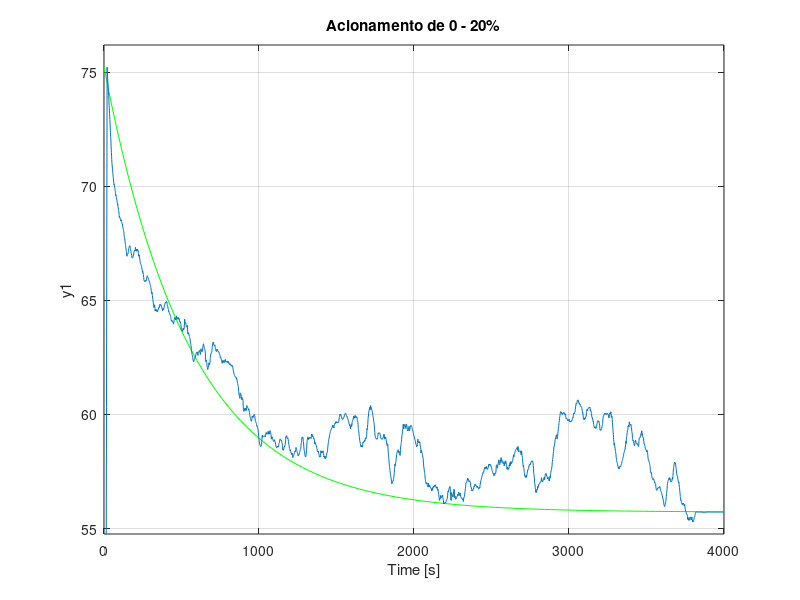
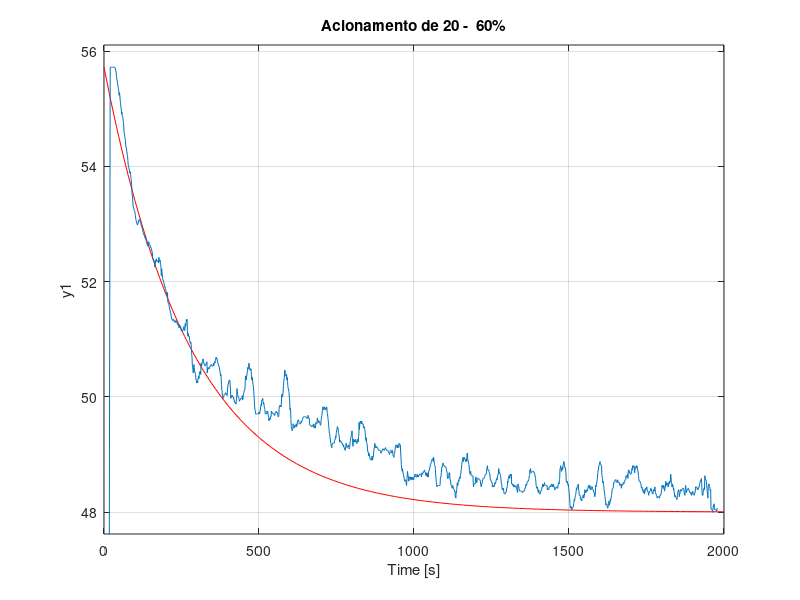
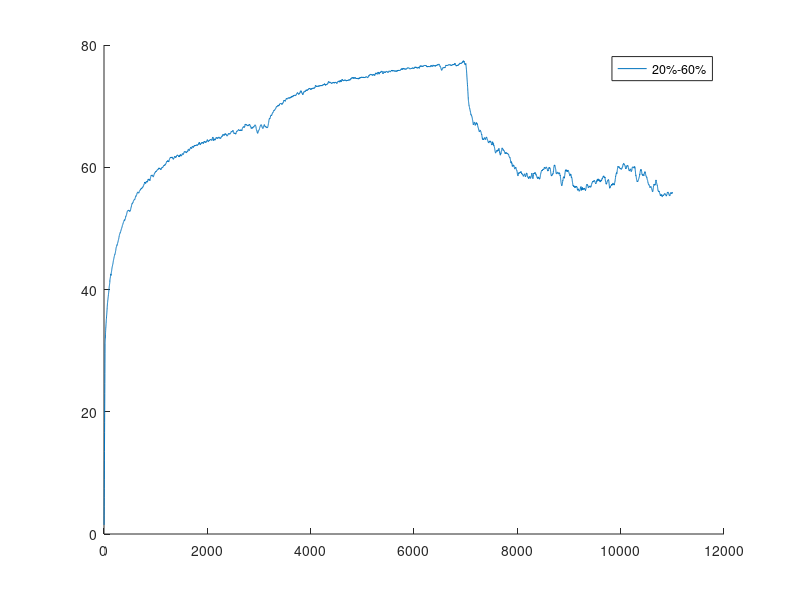
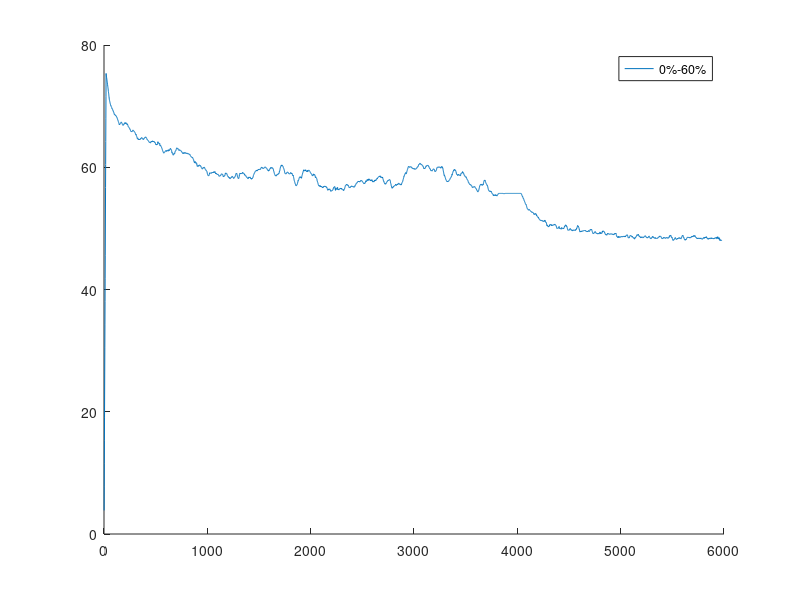

These figures' MATLAB source, in order:
clear all; close all; clc;
s= tf('s');
%% carrega arquivo txt
sinal20=load('20.txt')
sinal60=load('60.txt')
sinaldescida=load('20-60-1303.txt')
sinaltotal=load('20_60-1303_total.txt')
  

vinte      = sinal20(:,1);
sessenta   = sinal60(:,1);
descida    = sinaldescida(:,1);
total      = sinaltotal(:,1);
  
JanelaTam=20;
ordem=1;
janela = (1/JanelaTam)*ones(1,JanelaTam);
y1 = filter(janela,ordem,vinte);
y2 = filter(janela,ordem,sessenta);
y3 = filter(janela,ordem,total);
y4 = filter(janela,ordem,descida);
% media movel- amostra nova e antiga.

%% 0 para 20%
figure(1)
G20 = (-19.5/((557*s)+1))+ 75.22;
%plot(vinte);
% step(G20,'r');
step(G20,'g');
hold
plot(y1);
title('Acionamento de 0 - 20%');

%% 20 para 60%
figure(2)
% G60 =  (-7.72/((280*s)+1))+ 55.72;
G60 =  (-7.72/((280*s)+1))+ 55.72;
%plot(vinte);
% step(G20,'r');
step(G60,'r');
hold
plot(y2);
title('Acionamento de 20 -  60%');

%% Simulacao completa 0-60%
figure(3);
% plot(y20);
hold
plot(y3);
legend('20%-60%');

%% Simulacao descida
figure(4);
% plot(y20);
hold
plot(y4);
legend('0%-60%');

M1=mean(vinte)
% M2=mean(sessenta)
%% funcao ident
